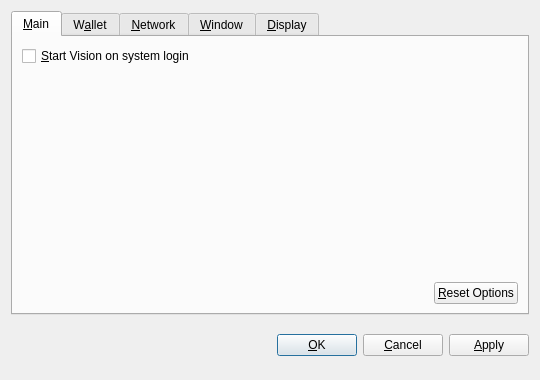
<?xml version="1.0" encoding="UTF-8"?>
<ui version="4.0">
 <class>OptionsDialog</class>
 <widget class="QDialog" name="OptionsDialog">
  <property name="geometry">
   <rect>
    <x>0</x>
    <y>0</y>
    <width>540</width>
    <height>380</height>
   </rect>
  </property>
  <property name="windowTitle">
   <string>Options</string>
  </property>
  <property name="modal">
   <bool>true</bool>
  </property>
  <layout class="QVBoxLayout" name="verticalLayout">
   <item>
    <widget class="QTabWidget" name="tabWidget">
     <property name="tabPosition">
      <enum>QTabWidget::North</enum>
     </property>
     <property name="currentIndex">
      <number>0</number>
     </property>
     <widget class="QWidget" name="tabMain">
      <attribute name="title">
       <string>&amp;Main</string>
      </attribute>
      <layout class="QVBoxLayout" name="verticalLayout_Main">
       <item>
        <widget class="QCheckBox" name="bitcoinAtStartup">
         <property name="toolTip">
          <string>Automatically start Vision after logging in to the system.</string>
         </property>
         <property name="text">
          <string>&amp;Start Vision on system login</string>
         </property>
        </widget>
       </item>
       <item>
        <spacer name="verticalSpacer_Main">
         <property name="orientation">
          <enum>Qt::Vertical</enum>
         </property>
         <property name="sizeHint" stdset="0">
          <size>
           <width>20</width>
           <height>40</height>
          </size>
         </property>
        </spacer>
       </item>
       <item>
        <layout class="QHBoxLayout" name="horizontalLayout_2_Main">
         <item>
          <spacer name="horizontalSpacer_2_Main">
           <property name="orientation">
            <enum>Qt::Horizontal</enum>
           </property>
           <property name="sizeHint" stdset="0">
            <size>
             <width>40</width>
             <height>20</height>
            </size>
           </property>
          </spacer>
         </item>
         <item>
          <widget class="QPushButton" name="resetButton">
           <property name="toolTip">
            <string>Reset all client options to default.</string>
           </property>
           <property name="text">
            <string>&amp;Reset Options</string>
           </property>
           <property name="autoDefault">
            <bool>false</bool>
           </property>
          </widget>
         </item>
        </layout>
       </item>
      </layout>
     </widget>
     <widget class="QWidget" name="tabWallet">
      <attribute name="title">
       <string>W&amp;allet</string>
      </attribute>
      <layout class="QVBoxLayout" name="verticalLayout_Network">
       <item>
        <widget class="QLabel" name="transactionFeeInfoLabel">
         <property name="text">
          <string>Optional transaction fee per kB that helps make sure your transactions are processed quickly. Most transactions are 1 kB.</string>
         </property>
         <property name="textFormat">
          <enum>Qt::PlainText</enum>
         </property>
         <property name="wordWrap">
          <bool>true</bool>
         </property>
        </widget>
       </item>
       <item>
        <layout class="QHBoxLayout" name="horizontalLayout_1_Main">
         <item>
          <widget class="QLabel" name="transactionFeeLabel">
           <property name="text">
            <string>Pay transaction &amp;fee</string>
           </property>
           <property name="textFormat">
            <enum>Qt::PlainText</enum>
           </property>
           <property name="buddy">
            <cstring>transactionFee</cstring>
           </property>
          </widget>
         </item>
         <item>
          <widget class="BitcoinAmountField" name="transactionFee"/>
         </item>
         <item>
          <spacer name="horizontalSpacer_1_Main">
           <property name="orientation">
            <enum>Qt::Horizontal</enum>
           </property>
           <property name="sizeHint" stdset="0">
            <size>
             <width>40</width>
             <height>20</height>
            </size>
           </property>
          </spacer>
         </item>
        </layout>
       </item>
       <item>
        <widget class="QLabel" name="label">
         <property name="text">
          <string>If you disable the spending of unconfirmed change, the change from a transaction cannot be used until that transaction has at least one confirmation. This also affects how your balance is computed.</string>
         </property>
         <property name="wordWrap">
          <bool>true</bool>
         </property>
        </widget>
       </item>
       <item>
        <widget class="QCheckBox" name="spendZeroConfChange">
         <property name="text">
          <string>Spend unconfirmed change  (experts only)</string>
         </property>
        </widget>
       </item>
       <item>
        <spacer name="verticalSpacer">
         <property name="orientation">
          <enum>Qt::Vertical</enum>
         </property>
         <property name="sizeHint" stdset="0">
          <size>
           <width>20</width>
           <height>40</height>
          </size>
         </property>
        </spacer>
       </item>
      </layout>
     </widget>
     <widget class="QWidget" name="tabNetwork">
      <attribute name="title">
       <string>&amp;Network</string>
      </attribute>
      <layout class="QVBoxLayout" name="verticalLayout_Network">
       <item>
        <widget class="QCheckBox" name="mapPortUpnp">
         <property name="toolTip">
          <string>Automatically open the Vision client port on the router. This only works when your router supports UPnP and it is enabled.</string>
         </property>
         <property name="text">
          <string>Map port using &amp;UPnP</string>
         </property>
        </widget>
       </item>
       <item>
        <widget class="QCheckBox" name="connectSocks">
         <property name="toolTip">
          <string>Connect to the Vision network through a SOCKS proxy (e.g. when connecting through Tor).</string>
         </property>
         <property name="text">
          <string>&amp;Connect through SOCKS proxy:</string>
         </property>
        </widget>
       </item>
       <item>
        <layout class="QHBoxLayout" name="horizontalLayout_Network">
         <item>
          <widget class="QLabel" name="proxyIpLabel">
           <property name="text">
            <string>Proxy &amp;IP:</string>
           </property>
           <property name="textFormat">
            <enum>Qt::PlainText</enum>
           </property>
           <property name="buddy">
            <cstring>proxyIp</cstring>
           </property>
          </widget>
         </item>
         <item>
          <widget class="QValidatedLineEdit" name="proxyIp">
           <property name="maximumSize">
            <size>
             <width>140</width>
             <height>16777215</height>
            </size>
           </property>
           <property name="toolTip">
            <string>IP address of the proxy (e.g. 127.0.0.1)</string>
           </property>
          </widget>
         </item>
         <item>
          <widget class="QLabel" name="proxyPortLabel">
           <property name="text">
            <string>&amp;Port:</string>
           </property>
           <property name="textFormat">
            <enum>Qt::PlainText</enum>
           </property>
           <property name="buddy">
            <cstring>proxyPort</cstring>
           </property>
          </widget>
         </item>
         <item>
          <widget class="QLineEdit" name="proxyPort">
           <property name="maximumSize">
            <size>
             <width>55</width>
             <height>16777215</height>
            </size>
           </property>
           <property name="toolTip">
            <string>Port of the proxy (e.g. 9050)</string>
           </property>
          </widget>
         </item>
         <item>
          <widget class="QLabel" name="socksVersionLabel">
           <property name="text">
            <string>SOCKS &amp;Version:</string>
           </property>
           <property name="textFormat">
            <enum>Qt::PlainText</enum>
           </property>
           <property name="buddy">
            <cstring>socksVersion</cstring>
           </property>
          </widget>
         </item>
         <item>
          <widget class="QValueComboBox" name="socksVersion">
           <property name="toolTip">
            <string>SOCKS version of the proxy (e.g. 5)</string>
           </property>
          </widget>
         </item>
         <item>
          <spacer name="horizontalSpacer_Network">
           <property name="orientation">
            <enum>Qt::Horizontal</enum>
           </property>
           <property name="sizeHint" stdset="0">
            <size>
             <width>40</width>
             <height>20</height>
            </size>
           </property>
          </spacer>
         </item>
        </layout>
       </item>
       <item>
        <spacer name="verticalSpacer_Network">
         <property name="orientation">
          <enum>Qt::Vertical</enum>
         </property>
         <property name="sizeHint" stdset="0">
          <size>
           <width>20</width>
           <height>40</height>
          </size>
         </property>
        </spacer>
       </item>
      </layout>
     </widget>
     <widget class="QWidget" name="tabWindow">
      <attribute name="title">
       <string>&amp;Window</string>
      </attribute>
      <layout class="QVBoxLayout" name="verticalLayout_Window">
       <item>
        <widget class="QCheckBox" name="minimizeToTray">
         <property name="toolTip">
          <string>Show only a tray icon after minimizing the window.</string>
         </property>
         <property name="text">
          <string>&amp;Minimize to the tray instead of the taskbar</string>
         </property>
        </widget>
       </item>
       <item>
        <widget class="QCheckBox" name="minimizeOnClose">
         <property name="toolTip">
          <string>Minimize instead of exit the application when the window is closed. When this option is enabled, the application will be closed only after selecting Quit in the menu.</string>
         </property>
         <property name="text">
          <string>M&amp;inimize on close</string>
         </property>
        </widget>
       </item>
       <item>
        <spacer name="verticalSpacer_Window">
         <property name="orientation">
          <enum>Qt::Vertical</enum>
         </property>
         <property name="sizeHint" stdset="0">
          <size>
           <width>20</width>
           <height>40</height>
          </size>
         </property>
        </spacer>
       </item>
      </layout>
     </widget>
     <widget class="QWidget" name="tabDisplay">
      <attribute name="title">
       <string>&amp;Display</string>
      </attribute>
      <layout class="QVBoxLayout" name="verticalLayout_Display">
       <item>
        <layout class="QHBoxLayout" name="horizontalLayout_1_Display">
         <item>
          <widget class="QLabel" name="langLabel">
           <property name="text">
            <string>User Interface &amp;language:</string>
           </property>
           <property name="textFormat">
            <enum>Qt::PlainText</enum>
           </property>
           <property name="buddy">
            <cstring>lang</cstring>
           </property>
          </widget>
         </item>
         <item>
          <widget class="QValueComboBox" name="lang">
           <property name="toolTip">
            <string>The user interface language can be set here. This setting will take effect after restarting Vision.</string>
           </property>
          </widget>
         </item>
        </layout>
       </item>
       <item>
        <layout class="QHBoxLayout" name="horizontalLayout_2_Display">
         <item>
          <widget class="QLabel" name="unitLabel">
           <property name="text">
            <string>&amp;Unit to show amounts in:</string>
           </property>
           <property name="textFormat">
            <enum>Qt::PlainText</enum>
           </property>
           <property name="buddy">
            <cstring>unit</cstring>
           </property>
          </widget>
         </item>
         <item>
          <widget class="QValueComboBox" name="unit">
           <property name="toolTip">
            <string>Choose the default subdivision unit to show in the interface and when sending coins.</string>
           </property>
          </widget>
         </item>
        </layout>
       </item>
       <item>
        <widget class="QCheckBox" name="displayAddresses">
         <property name="toolTip">
          <string>Whether to show Vision addresses in the transaction list or not.</string>
         </property>
         <property name="text">
          <string>&amp;Display addresses in transaction list</string>
         </property>
        </widget>
       </item>
       <item>
        <widget class="QCheckBox" name="coinControlFeatures">
         <property name="toolTip">
          <string>Whether to show coin control features or not.</string>
         </property>
         <property name="text">
          <string>Display coin &amp;control features (experts only!)</string>
         </property>
        </widget>
       </item>
       <item>
        <spacer name="verticalSpacer_Display">
         <property name="orientation">
          <enum>Qt::Vertical</enum>
         </property>
         <property name="sizeHint" stdset="0">
          <size>
           <width>20</width>
           <height>40</height>
          </size>
         </property>
        </spacer>
       </item>
      </layout>
     </widget>
    </widget>
   </item>
   <item>
    <layout class="QHBoxLayout" name="horizontalLayout_Buttons">
     <item>
      <spacer name="horizontalSpacer_1">
       <property name="orientation">
        <enum>Qt::Horizontal</enum>
       </property>
       <property name="sizeHint" stdset="0">
        <size>
         <width>40</width>
         <height>48</height>
        </size>
       </property>
      </spacer>
     </item>
     <item>
      <widget class="QLabel" name="statusLabel">
       <property name="font">
        <font>
         <weight>75</weight>
         <bold>true</bold>
        </font>
       </property>
       <property name="text">
        <string/>
       </property>
       <property name="textFormat">
        <enum>Qt::PlainText</enum>
       </property>
       <property name="wordWrap">
        <bool>true</bool>
       </property>
      </widget>
     </item>
     <item>
      <spacer name="horizontalSpacer_2">
       <property name="orientation">
        <enum>Qt::Horizontal</enum>
       </property>
       <property name="sizeHint" stdset="0">
        <size>
         <width>40</width>
         <height>48</height>
        </size>
       </property>
      </spacer>
     </item>
     <item>
      <widget class="QPushButton" name="okButton">
       <property name="text">
        <string>&amp;OK</string>
       </property>
      </widget>
     </item>
     <item>
      <widget class="QPushButton" name="cancelButton">
       <property name="text">
        <string>&amp;Cancel</string>
       </property>
       <property name="autoDefault">
        <bool>false</bool>
       </property>
      </widget>
     </item>
     <item>
      <widget class="QPushButton" name="applyButton">
       <property name="text">
        <string>&amp;Apply</string>
       </property>
       <property name="autoDefault">
        <bool>false</bool>
       </property>
      </widget>
     </item>
    </layout>
   </item>
  </layout>
 </widget>
 <customwidgets>
  <customwidget>
   <class>BitcoinAmountField</class>
   <extends>QSpinBox</extends>
   <header>bitcoinamountfield.h</header>
  </customwidget>
  <customwidget>
   <class>QValueComboBox</class>
   <extends>QComboBox</extends>
   <header>qvaluecombobox.h</header>
  </customwidget>
  <customwidget>
   <class>QValidatedLineEdit</class>
   <extends>QLineEdit</extends>
   <header>qvalidatedlineedit.h</header>
  </customwidget>
 </customwidgets>
 <resources/>
 <connections/>
</ui>
